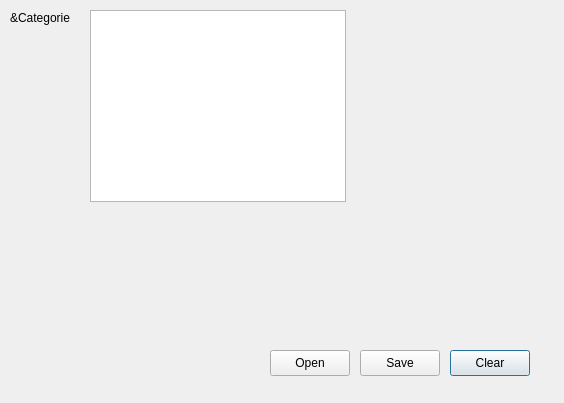
<?xml version="1.0" encoding="UTF-8"?>
<ui version="4.0">
 <class>Dialog</class>
 <widget class="QDialog" name="Dialog">
  <property name="geometry">
   <rect>
    <x>0</x>
    <y>0</y>
    <width>564</width>
    <height>403</height>
   </rect>
  </property>
  <property name="windowTitle">
   <string>Dialog</string>
  </property>
  <widget class="QListWidget" name="lstCategarie">
   <property name="geometry">
    <rect>
     <x>90</x>
     <y>10</y>
     <width>256</width>
     <height>192</height>
    </rect>
   </property>
   <property name="alternatingRowColors">
    <bool>true</bool>
   </property>
   <property name="selectionMode">
    <enum>QAbstractItemView::NoSelection</enum>
   </property>
   <property name="selectionBehavior">
    <enum>QAbstractItemView::SelectItems</enum>
   </property>
   <property name="selectionRectVisible">
    <bool>true</bool>
   </property>
   <property name="sortingEnabled">
    <bool>true</bool>
   </property>
  </widget>
  <widget class="QLabel" name="label">
   <property name="geometry">
    <rect>
     <x>10</x>
     <y>10</y>
     <width>71</width>
     <height>16</height>
    </rect>
   </property>
   <property name="text">
    <string>&amp;Categorie</string>
   </property>
  </widget>
  <widget class="QPushButton" name="ClearButton">
   <property name="geometry">
    <rect>
     <x>450</x>
     <y>350</y>
     <width>80</width>
     <height>26</height>
    </rect>
   </property>
   <property name="text">
    <string>Clear</string>
   </property>
  </widget>
  <widget class="QPushButton" name="OpenButton">
   <property name="geometry">
    <rect>
     <x>270</x>
     <y>350</y>
     <width>80</width>
     <height>26</height>
    </rect>
   </property>
   <property name="text">
    <string>Open</string>
   </property>
  </widget>
  <widget class="QPushButton" name="SaveButton">
   <property name="geometry">
    <rect>
     <x>360</x>
     <y>350</y>
     <width>80</width>
     <height>26</height>
    </rect>
   </property>
   <property name="text">
    <string>Save</string>
   </property>
  </widget>
  <zorder>ClearButton</zorder>
  <zorder>lstCategarie</zorder>
  <zorder>label</zorder>
  <zorder>OpenButton</zorder>
  <zorder>SaveButton</zorder>
 </widget>
 <resources/>
 <connections/>
</ui>
